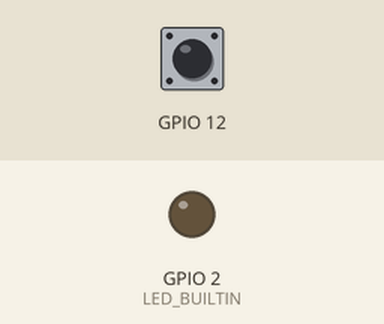
Simulated run of this sketch. Board: ESP32. Parts: output pins drawn as LEDs (lit = HIGH). Inputs (shaded band) come from the test bench; at power-on: GPIO 12 HIGH.

Above: at 1.2 s.
1.3 s: GPIO 12 pulled LOW for 0.15 s
At 1.4 s:
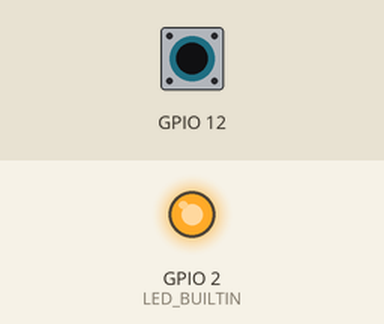
3.0 s: GPIO 12 pulled LOW for 3.2 s
At 7.0 s:
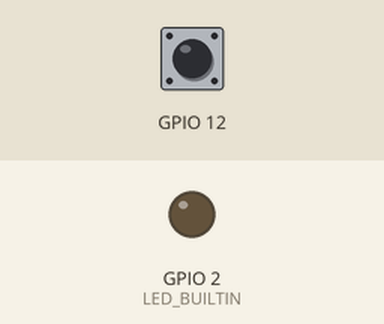
Timing chart, 0 to 8.5 s (numbered marks = the images above; inputs shaded):
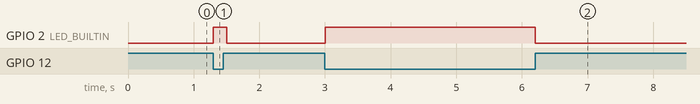

The sketch:

3_touchSensor.ino
```cpp
void setup() {
Serial.begin(9600);
pinMode(LED_BUILTIN, OUTPUT);
}

void loop() {

if (touchRead(12)<60){
  digitalWrite(LED_BUILTIN,HIGH);
}
else  digitalWrite(LED_BUILTIN,LOW);

delay(100);
}
```

Measured:
- after the input at 1.3 s, GPIO 2 (LED_BUILTIN): LOW → HIGH at once, → LOW 0.20 s later
- after the input at 3.0 s, GPIO 2 (LED_BUILTIN): LOW → HIGH at once, → LOW 3.2 s later
